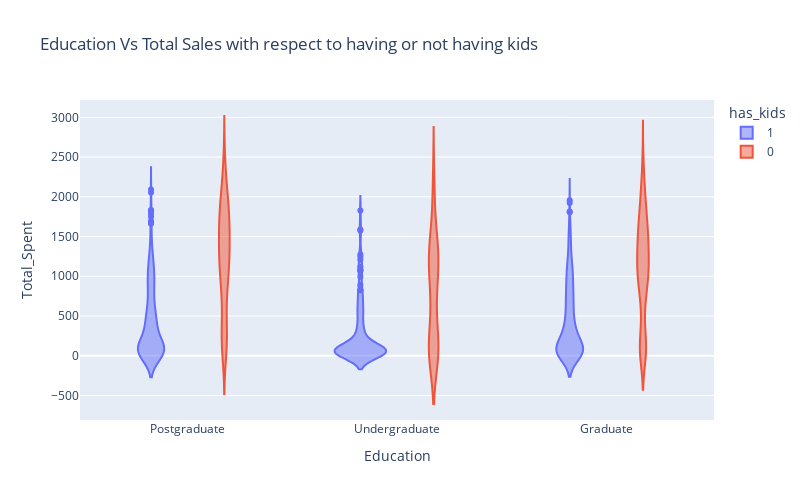

Notebook cell for this chart:
### Markdown cell above
#### Postgraduates who are alone tend to spend maximum

#### Now let's see the distribution of customers grouped by Education and whether or not they have kids.

### Code cell
fig = px.violin(data_EDA, x="Education", y="Total_Spent", color="has_kids",
                height=500, width=800, title="Education Vs Total Sales with respect to having or not having kids")
fig.show()

### Figure 1 — Plotly figure (JSON) as saved in the notebook; plotly's stock layout.template omitted (floating-point values rounded to 4 significant figures; data arrays with more than 128 entries replaced by an {"elided": "..."} marker saying what was removed)
{"data": [{"alignmentgroup": "True", "box": {"visible": false}, "hovertemplate": "has_kids=1<br>Education=%{x}<br>Total_Spent=%{y}<extra></extra>", "legendgroup": "1", "marker": {"color": "#636efa"}, "name": "1", "offsetgroup": "1", "orientation": "v", "scalegroup": "True", "showlegend": true, "type": "violin", "x": {"elided": "1123 str values"}, "x0": " ", "xaxis": "x", "y": {"elided": "1123 int values"}, "y0": " ", "yaxis": "y"}, {"alignmentgroup": "True", "box": {"visible": false}, "hovertemplate": "has_kids=0<br>Education=%{x}<br>Total_Spent=%{y}<extra></extra>", "legendgroup": "0", "marker": {"color": "#EF553B"}, "name": "0", "offsetgroup": "0", "orientation": "v", "scalegroup": "True", "showlegend": true, "type": "violin", "x": {"elided": "449 str values"}, "x0": " ", "xaxis": "x", "y": {"elided": "449 int values"}, "y0": " ", "yaxis": "y"}], "layout": {"height": 500, "legend": {"title": {"text": "has_kids"}, "tracegroupgap": 0}, "title": {"text": "Education Vs Total Sales with respect to having or not having kids"}, "violinmode": "group", "width": 800, "xaxis": {"anchor": "y", "domain": [0, 1], "title": {"text": "Education"}}, "yaxis": {"anchor": "x", "domain": [0, 1], "title": {"text": "Total_Spent"}}}}
